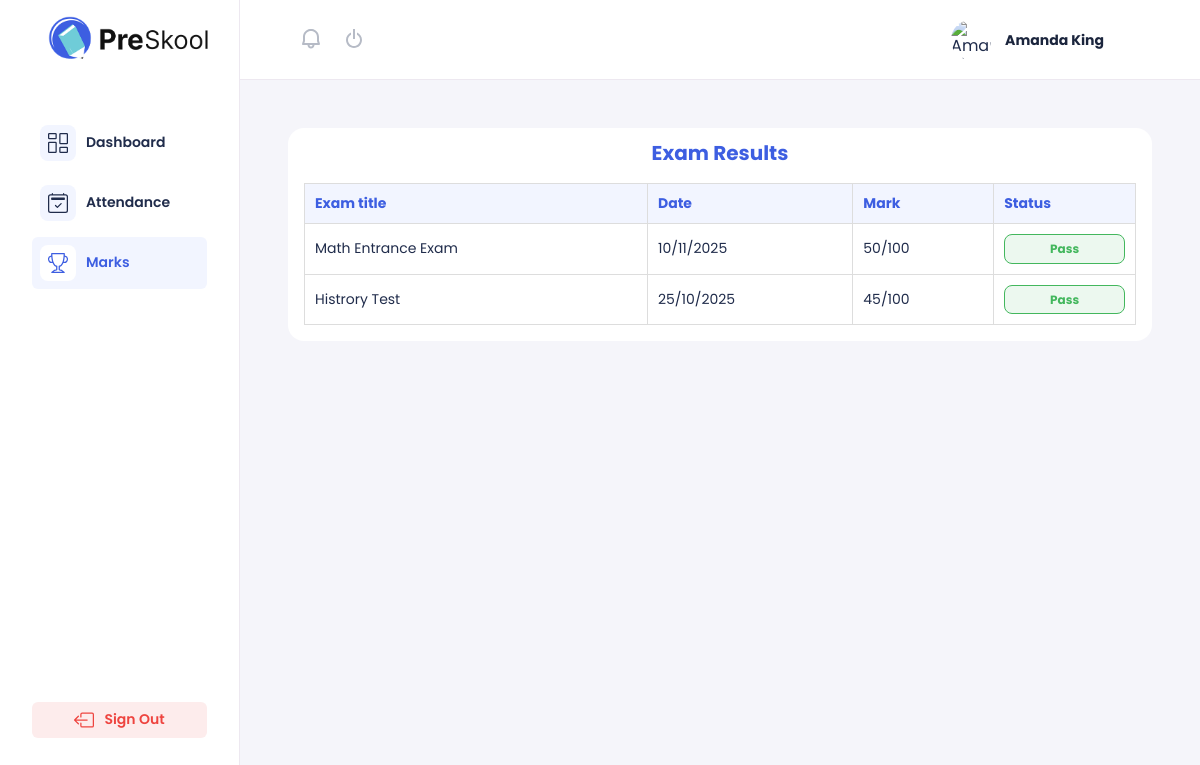
The page /student/marks/ (signed in) on the database its author committed.
### core/models.py (models this page shows, shortened)
class Exam(models.Model):
    title = models.CharField(max_length=200)
    date = models.DateField()
    time = models.CharField(max_length=20)  # store as "HH:MM"
    place = models.CharField(max_length=200)
    created_at = models.DateTimeField(auto_now_add=True)
    class Meta:
        ordering = ["date", "time"]

### core/views.py (the view)
# urls.py: path('student/marks/', views.student_marks, name='student_marks'),
@login_required
def student_marks(request):
    if not hasattr(request.user, "student"):
        return redirect("login")
    student = request.user.student  # The logged-in student
    today = date.today()
    results = ExamResult.objects.filter(
        student=student,
        exam__date__lt=today
    ).select_related("exam").order_by("-exam__date")
    rows = []
    for res in results:
        mark = res.mark
        if mark is None:
            status = "Pending"
        elif mark >= PASS_MARK:
            status = "Pass"
        else:
            status = "Fail"
        rows.append({
            "exam": res.exam,
            "mark": mark,
            "status": status,
        })
    return render(request, "student/student_marks.html", {
        "rows": rows,
        "error": None,
    })

### templates/student/student_marks.html (shortened to what this page needs)
{% load static %}
<!DOCTYPE html>
<html lang="en">
  <head>
    <link rel="stylesheet" href="{% static 'css/style.css' %}" />
  </head>
  <body>
    <div class="dashboard">
      <aside class="search-wrap">
        <div class="user-actions">
          <button>
          </button>
          <button>
            <svg xmlns="http://www.w3.org/2000/svg" width="24" height="24" viewBox="0 0 24 24">
              <path
                d="M12 21c4.411 0 8-3.589 8-8 0-3.35-2.072-6.221-5-7.411v2.223A6 6 0 0 1 18 13c0 3.309-2.691 6-6 6s-6-2.691-6-6a5.999 5.999 0 0 1 3-5.188V5.589C6.072 6.779 4 9.65 4 13c0 4.411 3.589 8 8 8z"
              />
              <path d="M11 2h2v10h-2z" />
            </svg>
          </button>
        </div>
        <figure class="user">
          <div class="user-avatar">
            <img
              src="https://images.unsplash.com/photo-1440589473619-3cde28941638?ixlib=rb-0.3.5&ixid=eyJhcHBfaWQiOjEyMDd9&s=42ebdb92a644e864e032a2ebccaa25b6&auto=format&fit=crop&w=100&q=80"
              alt="Amanda King"
            />
          </div>
          <figcaption>Amanda King</figcaption>
        </figure>
      </aside>
      <header class="menu-wrap">
        <div class="Logo-dash">
          <img src="{% static 'logo.png' %}" alt="" />
        </div>
        <nav>
          <section class="dicover">
            <ul>
              <li>
                <a href="/student/home/">
                  <div class="icon-wrapper">
                  </div>
                  Dashboard
                </a>
              </li>
              <li>
                <a href="/student/attendance/">
                  <div class="icon-wrapper">
                  </div>
                  Attendance
                </a>
              </li>
              <li class="active-link">
                <a href="/student/marks/">
                  <div class="icon-wrapper">
                  </div>
                  Marks
                </a>
              </li>
            </ul>
          </section>
          <li class="log-out">
            <a href="{% url 'logout' %}">
              Sign Out
            </a>
          </li>
        </nav>
      </header>
      <main class="content-wrap">
        <div class="content">
          <section class="landing-contents" style="flex-direction: column; gap: 1rem">
            <div class="schedule-container" style="width: 100%">
              <h1>Exam Results</h1>
              <table>
                <thead>
                  <tr>
                    <th>Exam title</th>
                    <th>Date</th>
                    <th>Mark</th>
                    <th>Status</th>
                  </tr>
                </thead>
                <tbody>
                  {% if error %}
                  <tr>
                    <td colspan="4">{{ error }}</td>
                  </tr>
                  {% else %} {% for row in rows %}
                  <tr>
                    <td>{{ row.exam.title }}</td>
                    <td>{{ row.exam.date|date:"d/m/Y" }}</td>
                    <td>{% if row.mark is not None %} {{ row.mark }}/100 {% else %} - {% endif %}</td>
                    <td>
                      {% if row.status == 'Pass' %}
                      <div class="lesson ls-history" style="border: 1px solid #43b75d; border-radius: 8px">
                        <div class="lesson-wrapper" style="padding: 4px 0; text-align: center; width: 100%">
                          <h4>{{ row.status }}</h4>
                        </div>
                      </div>
                      {% elif row.status == 'Fail' %}
                      <div class="lesson ls-eng" style="border: 1px solid #ee443f; border-radius: 8px">
                        <div class="lesson-wrapper" style="padding: 4px 0; text-align: center; width: 100%">
                          <h4>{{ row.status }}</h4>
                        </div>
                      </div>
                      {% else %}
                      <div class="lesson" style="border: 1px solid #999; border-radius: 8px">
                        <div class="lesson-wrapper" style="padding: 4px 0; text-align: center; width: 100%">
                          <h4>{{ row.status }}</h4>
                        </div>
                      </div>
                      {% endif %}
                    </td>
                  </tr>
                  {% empty %}
                  <tr>
                    <td colspan="4">No exam results yet.</td>
                  </tr>
                  {% endfor %} {% endif %}
                </tbody>
              </table>
            </div>
          </section>
        </div>
      </main>
    </div>
  </body>
</html>

### static/css/style.css (style rules this page uses)
* { box-sizing: border-box; padding: 0; margin: 0; font-family: "Poppins", sans-serif; }
:root { --text-color-dark: #202c4b; --dark-blue: #3d5ee1; --light-blue: #f2f5ff; --dark-red: #ee443f; --light-red: #fdecec; --dark-green: #43b75d; --light-green: #ecf8ef; --dark-yellow: #ffaa00; --light-yellow: #fff7e6; --text-color-grey: #9e9e9e; }
html, body { color: var(--text-color-dark); width: 100%; height: 100%; overflow: hidden; background: #f5f5fa; font-size: 16px; line-height: 120%; font-family: Open Sans, Helvetica, sans-serif; }
.dashboard { display: grid; width: 100%; height: 100%; grid-gap: 0; grid-template-columns: 240px auto; grid-template-rows: 80px auto; grid-template-areas: "menu search" "menu content"; }
.search-wrap { grid-area: search; background: #fff; border-bottom: 1px solid #ede8f0; display: flex; align-items: center; justify-content: space-between; padding: 0 3em; }
.search-wrap .user { height: 80px; display: flex; align-items: center; justify-content: flex-start; margin: 0; padding: 0 3em; }
.search-wrap .user .user-avatar { width: 40px; height: 40px; border-radius: 50%; overflow: hidden; }
.search-wrap .user .user-avatar img { display: block; width: 100%; height: 100%; -o-object-fit: cover; object-fit: cover; }
.search-wrap .user figcaption { margin: 0; padding: 0 0 0 1em; color: #1b253d; font-weight: 700; font-size: 0.875em; line-height: 100%; }
.search-wrap .user-actions button { border: 0; background: none; width: 32px; height: 32px; margin: 0; padding: 0; margin-left: 0.5em; }
.search-wrap .user-actions button svg { position: relative; top: 2px; }
.menu-wrap { grid-area: menu; padding-bottom: 3em; overflow: auto; background: #fff; border-right: 1px solid #ede8f0; }
.Logo-dash { display: flex; justify-content: start; align-items: center; width: 100%; padding: 0 3em; padding-top: 1rem; }
.Logo-dash > img { max-width: 160px; }
.menu-wrap nav { display: flex; justify-content: space-between; flex-direction: column; height: 90%; padding: 0 2rem; }
.menu-wrap nav section { display: block; padding: 3rem 0 0; }
.menu-wrap nav ul { display: block; padding: 0; margin: 0; }
.menu-wrap nav li { display: block; padding: 0; margin: 0.5rem 0 0; border-radius: 6px; padding: 8px; }
.menu-wrap nav li a { display: flex; align-items: center; justify-content: flex-start; gap: 10px; color: var(--text-color-dark); text-decoration: none; font-weight: 600; font-size: 0.875em; transition: color 0.15s ease; }
.active-link { background-color: #f2f5ff; }
.active-link a { color: #3d5ee1 !important; }
.active-link .icon-wrapper { background-color: #fff; }
.icon-wrapper { padding: 8px; background: var(--light-blue); border-radius: 8px; }
.menu-wrap nav li a svg { display: block; }
.log-out { display: flex !important; align-items: center; justify-content: center; width: 100%; background-color: var(--light-red); }
.log-out a, .log-out a svg path { color: var(--dark-red) !important; fill: var(--dark-red) !important; }
.content-wrap { grid-area: content; padding: 3em; overflow: auto; }
.landing-contents { display: flex; justify-content: space-between; gap: 5%; }
.schedule-container { background-color: #fff; padding: 16px; border-radius: 16px; width: 75%; }
.schedule-container h1 { text-align: center; margin-bottom: 16px; font-size: 20px; color: #3d5ee1; }
.schedule-container table { width: 100%; border-collapse: collapse; margin-top: 20px; }
.schedule-container th, td { border: 1px solid #ddd; padding: 10px; text-align: left; font-size: 14px; }
.schedule-container th { background-color: var(--light-blue); color: var(--dark-blue); }
.lesson { display: flex; }
.lesson-wrapper { display: flex; flex-direction: column; padding: 0 0.4rem; padding-top: 0.5rem; font-size: 12px; font-weight: 400; }
.ls-history { background-color: var(--light-green); color: var(--dark-green); }
.icon-wrapper svg { color: var(--dark-blue); }

### rows shown on the page
Exam: exam "Math Entrance Exam", exam "10/11/2025", mark "50", status "Pass"
Exam: exam "Histrory Test", exam "25/10/2025", mark "45", status "Pass"
